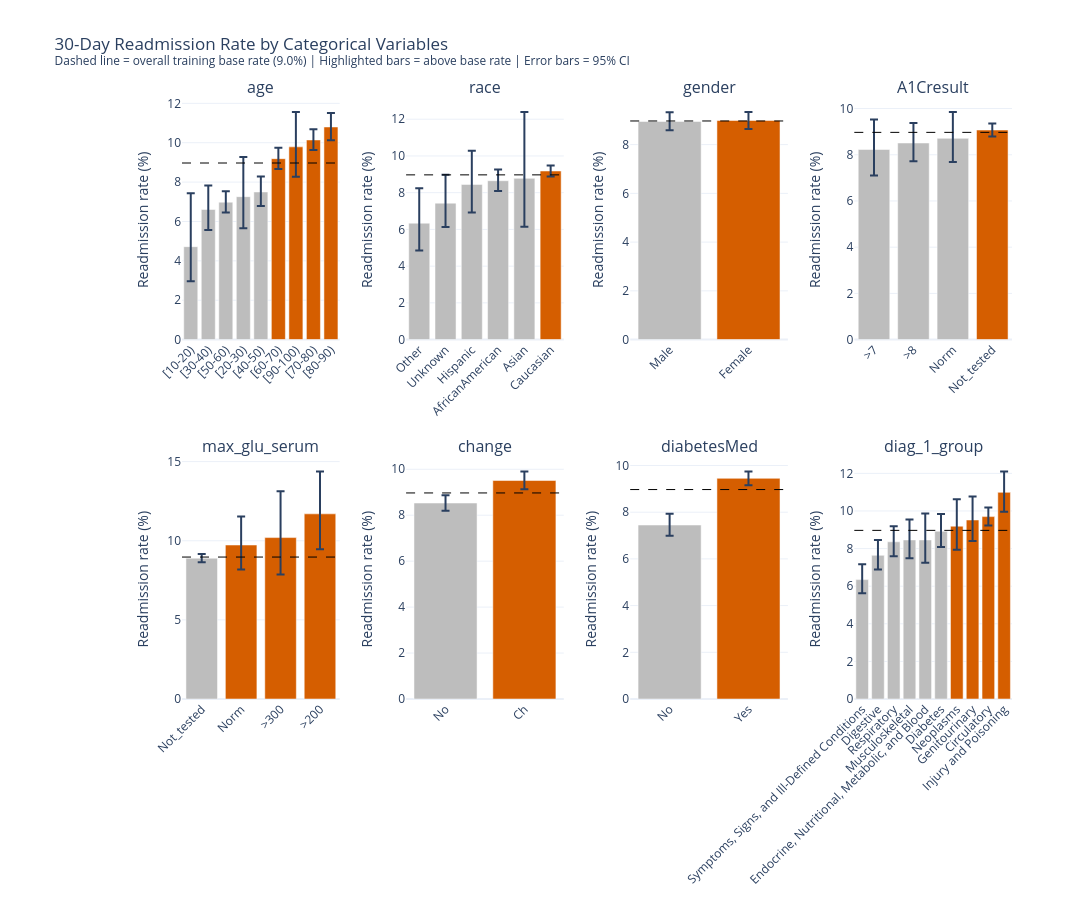

Notebook source saved alongside this figure:
### Markdown cell above
**Explanation / key finding:** Wilson intervals express uncertainty around an observed category proportion. Wider intervals usually accompany smaller groups; they are not uncertainty intervals for the model itself.

### Code cell
# Plot key columns

fig = make_subplots(
    rows=2,
    cols=4,
    subplot_titles=key_cols,
    vertical_spacing=0.2,
    horizontal_spacing=0.08
)

for i, col in enumerate(key_cols):

    # Get the 10 most common categories
    table = rate_table(col).head(10).reset_index()

    # Only show categories with more than 200 observations
    table = table[table["n"] > 200].copy()

    # Sort readmission rate from highest to lowest
    table = table.sort_values(
        "readmit_rate_pct",
        ascending=True
    ).reset_index(drop=True)

    # Calculate 95% Wilson confidence intervals
    ci = table.apply(
        lambda row: wilson_ci(
            row["positives"],
            row["n"]
        ),
        axis=1
    )

    table["ci_low"] = [x[0] for x in ci]
    table["ci_high"] = [x[1] for x in ci]

    # Calculate error bar lengths
    table["error_low"] = (
        table["readmit_rate_pct"] - table["ci_low"]
    )

    table["error_high"] = (
        table["ci_high"] - table["readmit_rate_pct"]
    )

    # Highlight categories above the overall base rate
    colors = [
        "#D55E00" if rate > base_rate else "#BDBDBD"
        for rate in table["readmit_rate_pct"]
    ]

    # Position in subplot
    row = (i // 4) + 1
    col_num = (i % 4) + 1

    # Add bar chart
    fig.add_trace(
        go.Bar(
            x=table[col].astype(str),
            y=table["readmit_rate_pct"],
            marker_color=colors,

            error_y=dict(
                type="data",
                symmetric=False,
                array=table["error_high"],
                arrayminus=table["error_low"],
                visible=True
            ),

            customdata=np.stack(
                (
                    table["n"],
                    table["ci_low"],
                    table["ci_high"]
                ),
                axis=-1
            ),

            hovertemplate=(
                "Category: %{x}<br>"
                "N: %{customdata[0]:,.0f}<br>"
                "Readmission rate: %{y:.1f}%<br>"
                "95% CI: %{customdata[1]:.1f}%–%{customdata[2]:.1f}%"
                "<extra></extra>"
            ),

            showlegend=False
        ),
        row=row,
        col=col_num
    )

    # Overall readmission base rate
    fig.add_hline(
        y=base_rate,
        line_dash="dash",
        line_color="black",
        line_width=1,
        row=row,
        col=col_num
    )

    # Axis formatting
    fig.update_yaxes(
        title_text="Readmission rate (%)",
        row=row,
        col=col_num
    )

    fig.update_xaxes(
        tickangle=-45,
        row=row,
        col=col_num
    )


fig.update_layout(
    title=(
        "30-Day Readmission Rate by Categorical Variables"
        f"<br><sup>Dashed line = overall training base rate ({base_rate:.1f}%) | "
        "Highlighted bars = above base rate | Error bars = 95% CI</sup>"
    ),
    template="plotly_white",
    height=900,
    width=1600
)
# Save as PNG
fig.write_image(
    "reports/figures/categorical_readmission_rates.png",
    width=1600,
    height=900,
    scale=2
)

# Display interactive figure
fig.show()

### Figure 1 — Plotly figure (JSON) as saved in the notebook; plotly's stock layout.template omitted (floating-point values rounded to 4 significant figures)
{"data": [{"customdata": [[360.0, 2.969, 7.432], [1861.0, 5.568, 7.83], [8672.0, 6.459, 7.532], [799.0, 5.657, 9.27], [4772.0, 6.788, 8.284], [11020.0, 8.666, 9.745], [1256.0, 8.27, 11.56], [12390.0, 9.625, 10.69], [7750.0, 10.13, 11.51]], "error_y": {"array": [2.712, 1.22, 0.5519, 2.01, 0.7842, 0.5552, 1.771, 0.5485, 0.7106], "arrayminus": [1.751, 1.042, 0.5209, 1.603, 0.7116, 0.5237, 1.52, 0.5149, 0.6717], "symmetric": false, "type": "data", "visible": true}, "hovertemplate": "Category: %{x}<br>N: %{customdata[0]:,.0f}<br>Readmission rate: %{y:.1f}%<br>95% CI: %{customdata[1]:.1f}%–%{customdata[2]:.1f}%<extra></extra>", "marker": {"color": ["#BDBDBD", "#BDBDBD", "#BDBDBD", "#BDBDBD", "#BDBDBD", "#D55E00", "#D55E00", "#D55E00", "#D55E00"]}, "showlegend": false, "type": "bar", "x": ["[10-20)", "[30-40)", "[50-60)", "[20-30)", "[40-50)", "[60-70)", "[90-100)", "[70-80)", "[80-90)"], "xaxis": "x", "y": [4.72, 6.61, 6.98, 7.26, 7.5, 9.19, 9.79, 10.14, 10.8], "yaxis": "y"}, {"customdata": [[805.0, 4.851, 8.234], [1306.0, 6.127, 8.978], [1053.0, 6.919, 10.29], [8874.0, 8.087, 9.258], [319.0, 6.143, 12.39], [36620.0, 8.884, 9.475]], "error_y": {"array": [1.894, 1.548, 1.837, 0.6075, 3.613, 0.295], "arrayminus": [1.489, 1.303, 1.531, 0.5628, 2.637, 0.2963], "symmetric": false, "type": "data", "visible": true}, "hovertemplate": "Category: %{x}<br>N: %{customdata[0]:,.0f}<br>Readmission rate: %{y:.1f}%<br>95% CI: %{customdata[1]:.1f}%–%{customdata[2]:.1f}%<extra></extra>", "marker": {"color": ["#BDBDBD", "#BDBDBD", "#BDBDBD", "#BDBDBD", "#BDBDBD", "#D55E00"]}, "showlegend": false, "type": "bar", "x": ["Other", "Unknown", "Hispanic", "AfricanAmerican", "Asian", "Caucasian"], "xaxis": "x2", "y": [6.34, 7.43, 8.45, 8.65, 8.78, 9.18], "yaxis": "y2"}, {"customdata": [[22880.0, 8.588, 9.327], [26100.0, 8.645, 9.339]], "error_y": {"array": [0.3775, 0.3487], "arrayminus": [0.3624, 0.3453], "symmetric": false, "type": "data", "visible": true}, "hovertemplate": "Category: %{x}<br>N: %{customdata[0]:,.0f}<br>Readmission rate: %{y:.1f}%<br>95% CI: %{customdata[1]:.1f}%–%{customdata[2]:.1f}%<extra></extra>", "marker": {"color": ["#BDBDBD", "#D55E00"]}, "showlegend": false, "type": "bar", "x": ["Male", "Female"], "xaxis": "x3", "y": [8.95, 8.99], "yaxis": "y3"}, {"customdata": [[1981.0, 7.097, 9.521], [4358.0, 7.721, 9.379], [2607.0, 7.685, 9.851], [40030.0, 8.795, 9.358]], "error_y": {"array": [1.291, 0.8686, 1.141, 0.288], "arrayminus": [1.133, 0.7894, 1.025, 0.2747], "symmetric": false, "type": "data", "visible": true}, "hovertemplate": "Category: %{x}<br>N: %{customdata[0]:,.0f}<br>Readmission rate: %{y:.1f}%<br>95% CI: %{customdata[1]:.1f}%–%{customdata[2]:.1f}%<extra></extra>", "marker": {"color": ["#BDBDBD", "#BDBDBD", "#BDBDBD", "#D55E00"]}, "showlegend": false, "type": "bar", "x": [">7", ">8", "Norm", "Not_tested"], "xaxis": "x4", "y": [8.23, 8.51, 8.71, 9.07], "yaxis": "y4"}, {"customdata": [[46610.0, 8.643, 9.16], [1203.0, 8.177, 11.53], [510.0, 7.86, 13.13], [658.0, 9.465, 14.38]], "error_y": {"array": [0.2597, 1.801, 2.927, 2.683], "arrayminus": [0.2573, 1.553, 2.34, 2.235], "symmetric": false, "type": "data", "visible": true}, "hovertemplate": "Category: %{x}<br>N: %{customdata[0]:,.0f}<br>Readmission rate: %{y:.1f}%<br>95% CI: %{customdata[1]:.1f}%–%{customdata[2]:.1f}%<extra></extra>", "marker": {"color": ["#BDBDBD", "#D55E00", "#D55E00", "#D55E00"]}, "showlegend": false, "type": "bar", "x": ["Not_tested", "Norm", ">300", ">200"], "xaxis": "x5", "y": [8.9, 9.73, 10.2, 11.7], "yaxis": "y5"}, {"customdata": [[26990.0, 8.199, 8.865], [21990.0, 9.132, 9.908]], "error_y": {"array": [0.3355, 0.3979], "arrayminus": [0.331, 0.3778], "symmetric": false, "type": "data", "visible": true}, "hovertemplate": "Category: %{x}<br>N: %{customdata[0]:,.0f}<br>Readmission rate: %{y:.1f}%<br>95% CI: %{customdata[1]:.1f}%–%{customdata[2]:.1f}%<extra></extra>", "marker": {"color": ["#BDBDBD", "#D55E00"]}, "showlegend": false, "type": "bar", "x": ["No", "Ch"], "xaxis": "x6", "y": [8.53, 9.51], "yaxis": "y6"}, {"customdata": [[11690.0, 6.986, 7.938], [37280.0, 9.154, 9.747]], "error_y": {"array": [0.4882, 0.2975], "arrayminus": [0.4638, 0.2963], "symmetric": false, "type": "data", "visible": true}, "hovertemplate": "Category: %{x}<br>N: %{customdata[0]:,.0f}<br>Readmission rate: %{y:.1f}%<br>95% CI: %{customdata[1]:.1f}%–%{customdata[2]:.1f}%<extra></extra>", "marker": {"color": ["#BDBDBD", "#D55E00"]}, "showlegend": false, "type": "bar", "x": ["No", "Yes"], "xaxis": "x7", "y": [7.45, 9.45], "yaxis": "y7"}, {"customdata": [[3843.0, 5.621, 7.165], [4400.0, 6.888, 8.459], [4596.0, 7.589, 9.19], [2791.0, 7.48, 9.546], [1737.0, 7.244, 9.865], [4047.0, 8.081, 9.838], [1795.0, 7.941, 10.62], [2374.0, 8.404, 10.77], [14890.0, 9.231, 10.18], [3276.0, 9.963, 12.11]], "error_y": {"array": [0.8146, 0.8186, 0.8303, 1.086, 1.405, 0.9178, 1.427, 1.247, 0.4815, 1.116], "arrayminus": [0.729, 0.7519, 0.7706, 0.9802, 1.216, 0.8395, 1.249, 1.116, 0.4691, 1.027], "symmetric": false, "type": "data", "visible": true}, "hovertemplate": "Category: %{x}<br>N: %{customdata[0]:,.0f}<br>Readmission rate: %{y:.1f}%<br>95% CI: %{customdata[1]:.1f}%–%{customdata[2]:.1f}%<extra></extra>", "marker": {"color": ["#BDBDBD", "#BDBDBD", "#BDBDBD", "#BDBDBD", "#BDBDBD", "#BDBDBD", "#D55E00", "#D55E00", "#D55E00", "#D55E00"]}, "showlegend": false, "type": "bar", "x": ["Symptoms, Signs, and Ill-Defined Conditions", "Digestive", "Respiratory", "Musculoskeletal", "Endocrine, Nutritional, Metabolic, and Blood", "Diabetes", "Neoplasms", "Genitourinary", "Circulatory", "Injury and Poisoning"], "xaxis": "x8", "y": [6.35, 7.64, 8.36, 8.46, 8.46, 8.92, 9.19, 9.52, 9.7, 10.99], "yaxis": "y8"}], "layout": {"annotations": [{"font": {"size": 16}, "showarrow": false, "text": "age", "x": 0.095, "xanchor": "center", "xref": "paper", "y": 1, "yanchor": "bottom", "yref": "paper"}, {"font": {"size": 16}, "showarrow": false, "text": "race", "x": 0.365, "xanchor": "center", "xref": "paper", "y": 1, "yanchor": "bottom", "yref": "paper"}, {"font": {"size": 16}, "showarrow": false, "text": "gender", "x": 0.635, "xanchor": "center", "xref": "paper", "y": 1, "yanchor": "bottom", "yref": "paper"}, {"font": {"size": 16}, "showarrow": false, "text": "A1Cresult", "x": 0.905, "xanchor": "center", "xref": "paper", "y": 1, "yanchor": "bottom", "yref": "paper"}, {"font": {"size": 16}, "showarrow": false, "text": "max_glu_serum", "x": 0.095, "xanchor": "center", "xref": "paper", "y": 0.4, "yanchor": "bottom", "yref": "paper"}, {"font": {"size": 16}, "showarrow": false, "text": "change", "x": 0.365, "xanchor": "center", "xref": "paper", "y": 0.4, "yanchor": "bottom", "yref": "paper"}, {"font": {"size": 16}, "showarrow": false, "text": "diabetesMed", "x": 0.635, "xanchor": "center", "xref": "paper", "y": 0.4, "yanchor": "bottom", "yref": "paper"}, {"font": {"size": 16}, "showarrow": false, "text": "diag_1_group", "x": 0.905, "xanchor": "center", "xref": "paper", "y": 0.4, "yanchor": "bottom", "yref": "paper"}], "height": 900, "shapes": [{"line": {"color": "black", "dash": "dash", "width": 1}, "type": "line", "x0": 0, "x1": 1, "xref": "x domain", "y0": 8.969, "y1": 8.969, "yref": "y"}, {"line": {"color": "black", "dash": "dash", "width": 1}, "type": "line", "x0": 0, "x1": 1, "xref": "x2 domain", "y0": 8.969, "y1": 8.969, "yref": "y2"}, {"line": {"color": "black", "dash": "dash", "width": 1}, "type": "line", "x0": 0, "x1": 1, "xref": "x3 domain", "y0": 8.969, "y1": 8.969, "yref": "y3"}, {"line": {"color": "black", "dash": "dash", "width": 1}, "type": "line", "x0": 0, "x1": 1, "xref": "x4 domain", "y0": 8.969, "y1": 8.969, "yref": "y4"}, {"line": {"color": "black", "dash": "dash", "width": 1}, "type": "line", "x0": 0, "x1": 1, "xref": "x5 domain", "y0": 8.969, "y1": 8.969, "yref": "y5"}, {"line": {"color": "black", "dash": "dash", "width": 1}, "type": "line", "x0": 0, "x1": 1, "xref": "x6 domain", "y0": 8.969, "y1": 8.969, "yref": "y6"}, {"line": {"color": "black", "dash": "dash", "width": 1}, "type": "line", "x0": 0, "x1": 1, "xref": "x7 domain", "y0": 8.969, "y1": 8.969, "yref": "y7"}, {"line": {"color": "black", "dash": "dash", "width": 1}, "type": "line", "x0": 0, "x1": 1, "xref": "x8 domain", "y0": 8.969, "y1": 8.969, "yref": "y8"}], "title": {"text": "30-Day Readmission Rate by Categorical Variables<br><sup>Dashed line = overall training base rate (9.0%) | Highlighted bars = above base rate | Error bars = 95% CI</sup>"}, "width": 1600, "xaxis": {"anchor": "y", "domain": [0, 0.19], "tickangle": -45}, "xaxis2": {"anchor": "y2", "domain": [0.27, 0.46], "tickangle": -45}, "xaxis3": {"anchor": "y3", "domain": [0.54, 0.73], "tickangle": -45}, "xaxis4": {"anchor": "y4", "domain": [0.81, 1], "tickangle": -45}, "xaxis5": {"anchor": "y5", "domain": [0, 0.19], "tickangle": -45}, "xaxis6": {"anchor": "y6", "domain": [0.27, 0.46], "tickangle": -45}, "xaxis7": {"anchor": "y7", "domain": [0.54, 0.73], "tickangle": -45}, "xaxis8": {"anchor": "y8", "domain": [0.81, 1], "tickangle": -45}, "yaxis": {"anchor": "x", "domain": [0.6, 1], "title": {"text": "Readmission rate (%)"}}, "yaxis2": {"anchor": "x2", "domain": [0.6, 1], "title": {"text": "Readmission rate (%)"}}, "yaxis3": {"anchor": "x3", "domain": [0.6, 1], "title": {"text": "Readmission rate (%)"}}, "yaxis4": {"anchor": "x4", "domain": [0.6, 1], "title": {"text": "Readmission rate (%)"}}, "yaxis5": {"anchor": "x5", "domain": [0, 0.4], "title": {"text": "Readmission rate (%)"}}, "yaxis6": {"anchor": "x6", "domain": [0, 0.4], "title": {"text": "Readmission rate (%)"}}, "yaxis7": {"anchor": "x7", "domain": [0, 0.4], "title": {"text": "Readmission rate (%)"}}, "yaxis8": {"anchor": "x8", "domain": [0, 0.4], "title": {"text": "Readmission rate (%)"}}}}
